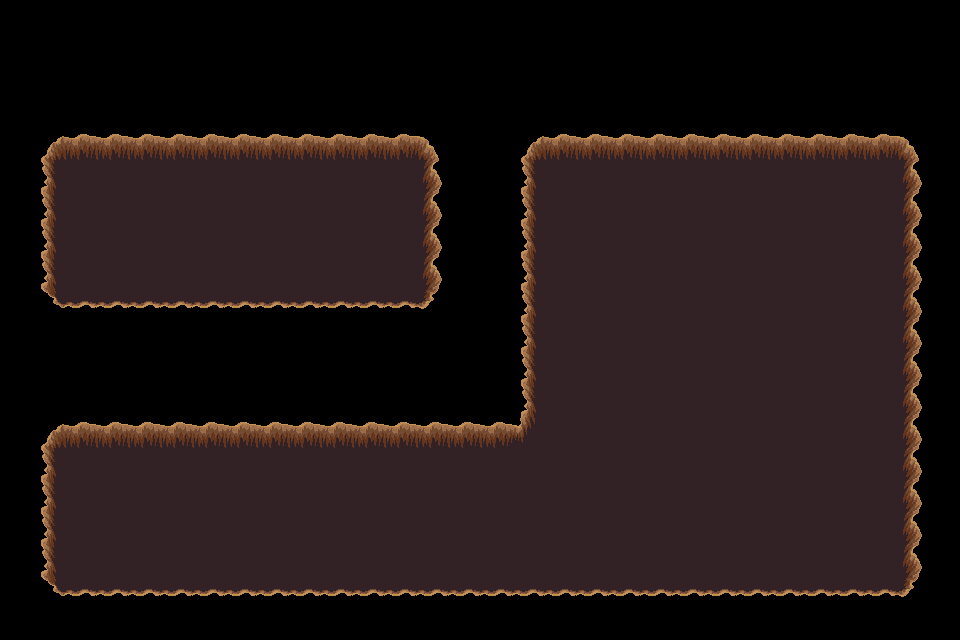

This game map was drawn from its Tiled (.tmx) file and the tilesets committed beside it. A one-line description and the full map source follow:
An orthogonal 30x20 tile map with 32x32 px tiles, 1 tile layer (trou), 2 tilesets.

<map version="1.5" tiledversion="1.7.2" orientation="orthogonal" renderorder="right-down" width="30" height="20" tilewidth="32" tileheight="32" infinite="0" nextlayerid="9" nextobjectid="1">
 <tileset firstgid="1" source="../../../dungeon_green.tsx" />
 <tileset firstgid="530" source="../../../dungeon.tsx" />
 <layer id="8" name="trou" width="30" height="20">
  <data encoding="csv">
0,0,0,0,0,0,0,0,0,0,0,0,0,0,0,0,0,0,0,0,0,0,0,0,0,0,0,0,0,0,
0,0,0,0,0,0,0,0,0,0,0,0,0,0,0,0,0,0,0,0,0,0,0,0,0,0,0,0,0,0,
0,0,0,0,0,0,0,0,0,0,0,0,0,0,0,0,0,0,0,0,0,0,0,0,0,0,0,0,0,0,
0,0,0,0,0,0,0,0,0,0,0,0,0,0,0,0,0,0,0,0,0,0,0,0,0,0,0,0,0,0,
0,432,433,433,433,433,433,433,433,433,433,433,433,434,0,0,432,433,433,433,433,433,433,433,433,433,433,433,434,0,
0,455,456,456,456,456,456,456,456,456,456,456,456,457,0,0,455,456,456,456,456,456,456,456,456,456,456,456,457,0,
0,455,456,456,456,456,456,456,456,456,456,456,456,457,0,0,455,456,456,456,456,456,456,456,456,456,456,456,457,0,
0,455,456,456,456,456,456,456,456,456,456,456,456,457,0,0,455,456,456,456,456,456,456,456,456,456,456,456,457,0,
0,455,456,456,456,456,456,456,456,456,456,456,456,457,0,0,455,456,456,456,456,456,456,456,456,456,456,456,457,0,
0,478,479,479,479,479,479,479,479,479,479,479,479,480,0,0,455,456,456,456,456,456,456,456,456,456,456,456,457,0,
0,0,0,0,0,0,0,0,0,0,0,0,0,0,0,0,455,456,456,456,456,456,456,456,456,456,456,456,457,0,
0,0,0,0,0,0,0,0,0,0,0,0,0,0,0,0,455,456,456,456,456,456,456,456,456,456,456,456,457,0,
0,0,0,0,0,0,0,0,0,0,0,0,0,0,0,0,455,456,456,456,456,456,456,456,456,456,456,456,457,0,
0,432,433,433,433,433,433,433,433,433,433,433,433,433,433,433,411,456,456,456,456,456,456,456,456,456,456,456,457,0,
0,455,456,456,456,456,456,456,456,456,456,456,456,456,456,456,456,456,456,456,456,456,456,456,456,456,456,456,457,0,
0,455,456,456,456,456,456,456,456,456,456,456,456,456,456,456,456,456,456,456,456,456,456,456,456,456,456,456,457,0,
0,455,456,456,456,456,456,456,456,456,456,456,456,456,456,456,456,456,456,456,456,456,456,456,456,456,456,456,457,0,
0,455,456,456,456,456,456,456,456,456,456,456,456,456,456,456,456,456,456,456,456,456,456,456,456,456,456,456,457,0,
0,478,479,479,479,479,479,479,479,479,479,479,479,479,479,479,479,479,479,479,479,479,479,479,479,479,479,479,480,0,
0,0,0,0,0,0,0,0,0,0,0,0,0,0,0,0,0,0,0,0,0,0,0,0,0,0,0,0,0,0
</data>
 </layer>
</map>
